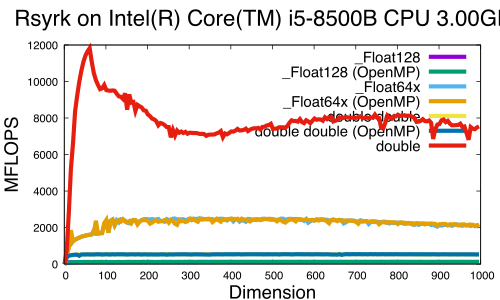

Source code (gnuplot):
set xlabel font "Helvetica,20"
set ylabel font "Helvetica,20"
set key font "Helvetica,16"
set title font "Helvetica,24"
set title "Rsyrk on Intel(R) Core(TM) i5-8500B CPU @ 3.00GHz "
set xlabel "Dimension"
set ylabel "MFLOPS"
#set terminal postscript eps color enhanced
set terminal pdf

plot \
"log.Rsyrk._Float128"       using 1:3 title '\_Float128'             with lines linewidth 6, \
"log.Rsyrk._Float128_opt"   using 1:3 title '\_Float128 (OpenMP)'    with lines linewidth 6, \
"log.Rsyrk._Float64x"       using 1:3 title '\_Float64x'             with lines linewidth 6, \
"log.Rsyrk._Float64x_opt"   using 1:3 title '\_Float64x (OpenMP)'    with lines linewidth 6, \
"log.Rsyrk.dd"              using 1:3 title 'double double'          with lines linewidth 6, \
"log.Rsyrk.dd_opt"          using 1:3 title 'double double (OpenMP)' with lines linewidth 6, \
"log.Rsyrk.double"          using 1:3 title 'double'                 with lines linewidth 6
